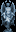

A 2D game scene composited from a Tiled map and its tileset images. What follows is a short description and the map's XML, with every tile layer's data as written:
An orthogonal 1x2 tile map with 16x16 px tiles, 1 tile layer (Buildings) and 1 object (TileData).

<map version="1.4" tiledversion="1.4.2" orientation="orthogonal" renderorder="right-down" width="1" height="2" tilewidth="16" tileheight="16" infinite="0" nextlayerid="3" nextobjectid="2">
 <tileset firstgid="1" name="z_Valkyrie" tilewidth="16" tileheight="16" tilecount="2" columns="1">
  <image source="z_Valkyrie.png" width="16" height="32" />
 </tileset>
 <layer id="1" name="Buildings" width="1" height="2">
  <data encoding="csv">
1,
2
</data>
 </layer>
 <objectgroup id="2" name="Buildings">
  <object id="1" name="TileData" x="0" y="16" width="16" height="16">
   <properties>
    <property name="Action" value="OpenShop Raffadax.RCP_Valkyrie_Shop" />
   </properties>
  </object>
 </objectgroup>
</map>
